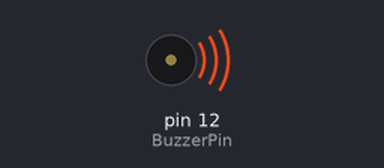
Bench run of a sketch on a simulated Arduino Uno, built with avr-gcc and run on an emulated ATmega328P. On the bench: buzzer (waves = sounding).

Above: at 0.1 s.
At 12.1 s:
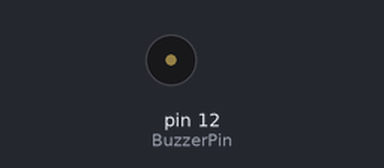
Timing chart, 0 to 13.6 s (numbered marks = the images above):
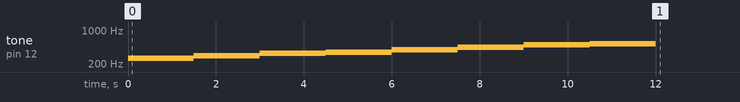

The sketch:

25.piezo1.ino
```cpp
int BuzzerPin=12;
int num=8;
int tones[] = {261, 294, 330, 349, 392, 440, 494, 523};

void setup() {
  for (int i = 0; i < num; i++) {
    tone(BuzzerPin, tones[i]);
    delay(1500);
  }
  noTone(BuzzerPin);
}

void loop() {

}
```
